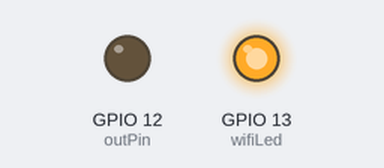
Bench run of a sketch on a simulated ESP8266 (NodeMCU). Parts: output pins drawn as LEDs (lit = HIGH). WiFi joins after 1.5 s; servers stay silent unless stated; random numbers use the default seed unless the sketch sets one; no MQTT or app messages arrive unless stated; what the sketch prints to the serial monitor is not drawn.

Above: at 0.1 s.
At 1.6 s:
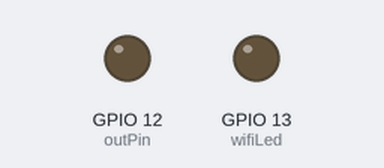
Timing chart, 0 to 3.1 s (numbered marks = the images above):
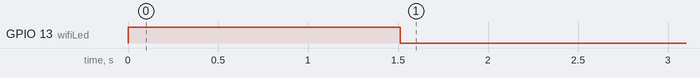

The sketch:

esp_sonoff_mswitch_simple.ino
```cpp
// derived from the Basic MQTT example https://github.com/knolleary/pubsubclient/blob/master/examples/mqtt_basic/mqtt_basic.ino

#include <ESP8266WiFi.h>
#include <PubSubClient.h>

const int outPin = 12; //output pin
const int wifiLed = 13; //led light indicator pin for wifi connected status

// Update these with values suitable for your network.
String MQTT_SUBSCRIPTION = "sonoff/living/#";
String MQTT_PUBLISH = "sonoff/living";

const char* ssid = "HOME-2.4G";
const char* password = "1967197320002003";
const char* mqtt_server = "192.168.0.100";

WiFiClient espClient;
PubSubClient client(espClient);

void setup_wifi() {
  delay(10);
  // We start by connecting to a WiFi network
  Serial.println();
  Serial.print("Connecting to ");
  Serial.println(ssid);

  WiFi.begin(ssid, password);

  while (WiFi.status() != WL_CONNECTED) {
    digitalWrite(wifiLed, HIGH);
    delay(500);
    digitalWrite(wifiLed, LOW);
    Serial.print(".");
  }

  randomSeed(micros());

  Serial.println("");
  Serial.println("WiFi connected");
  Serial.println("IP address: ");
  Serial.println(WiFi.localIP());
}

void callback(char* topic, byte* payload, unsigned int length) {
  boolean bset = false;
  payload[length] = '\0';
  String sPayload = String((char *)payload);
  String sTopic = String(topic);
  if (sTopic == MQTT_PUBLISH + "/relay/set") {
    if (sPayload == "true") {
      digitalWrite(outPin, HIGH);
      delay(250);
      digitalWrite(outPin, LOW);
    }
  }
}

void reconnect() {
  // Loop until we're reconnected
  while (!client.connected()) {
    Serial.print("Attempting MQTT connection...");
    // Create a random client ID
    String clientId = "sonoff-";
    clientId += String(random(0xffff), HEX);
    // Attempt to connect
    if (client.connect(clientId.c_str())) {
      // Once connected, publish an announcement...
      //client.publish(MQTT_PUBLISH.c_str() , "connected");
      // ... and resubscribe
      client.subscribe(MQTT_SUBSCRIPTION.c_str());
      digitalWrite(wifiLed, LOW);
    } else {
      // Wait 5 seconds before retrying
      delay(5000);
    }
  }
}

void setup() {
  Serial.begin(9600);
  digitalWrite(outPin, LOW);
  pinMode(outPin, OUTPUT);
  digitalWrite(wifiLed, HIGH);
  pinMode(wifiLed, OUTPUT);

  setup_wifi();
  client.setServer(mqtt_server, 1883);
  client.setCallback(callback);
  client.loop();
}

void loop() {
  if (!client.connected()) {
    reconnect();
  }
  client.loop();
}
```
